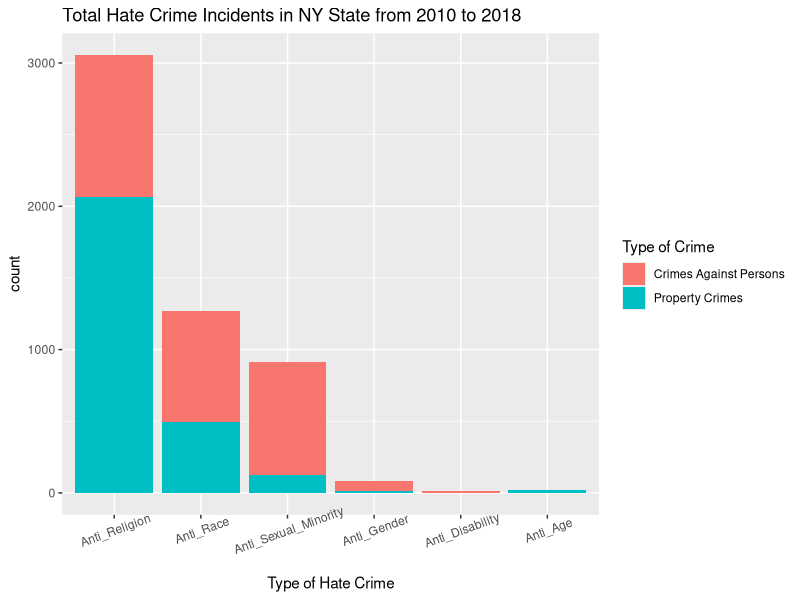
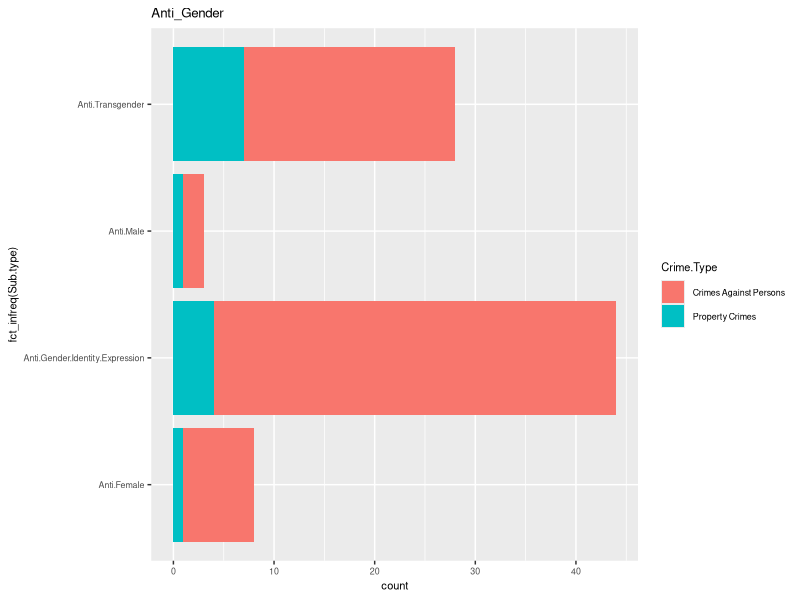
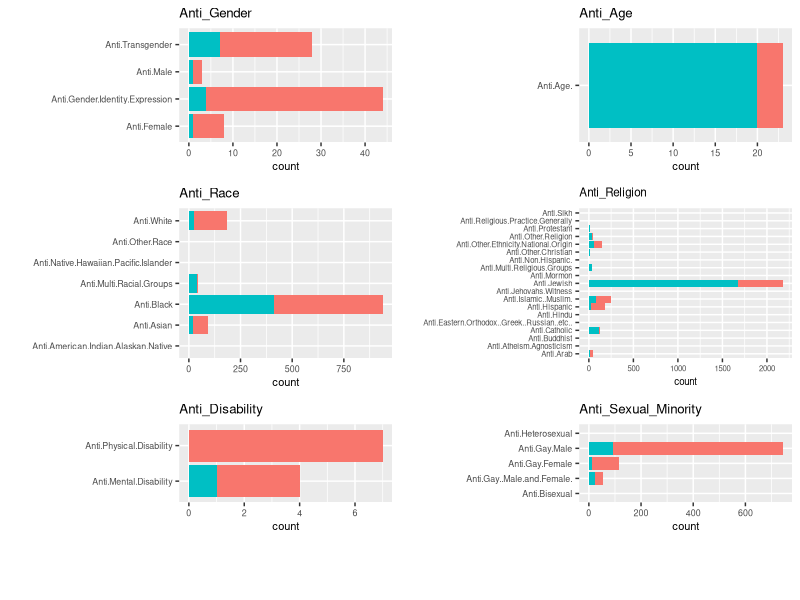

These figures' R source, in order:
## ---- chunk 1
library(tidyverse)
library(ggplot2)
#install.packages("ggpubr")
library(ggpubr)
require(gridExtra)
require(cowplot)
require(forcats)

## ---- chunk 2
dataset <- read.csv("Hate_Crimes_data_Tidy.csv")

## ---- chunk 3
dataset %>% 
  ggplot(aes(x = fct_infreq(type), y = count, fill = Crime.Type))  + 
  geom_col() +
  theme(axis.text.x = element_text(angle = 20, vjust = 0.9))+
  scale_fill_discrete(name = "Type of Crime")+
  xlab("Type of Hate Crime")+
  ggtitle("Total Hate Crime Incidents in NY State from 2010 to 2018")
  

## ---- chunk 4
g1<- dataset %>% filter(type=='Anti_Gender') %>% 
  ggplot(aes(x= fct_infreq(Sub.type), y = count,fill=Crime.Type))+
  geom_col()+
  #theme(axis.text.x = element_text(angle = 20, vjust = 0.9))+
  theme(text = element_text(size=8))+
  coord_flip()+
  ggtitle("Anti_Gender")

g1

g2<- dataset %>% filter(type=='Anti_Age') %>% 
  ggplot(aes(x=Sub.type,y=count,fill=Crime.Type))+geom_col()+
  #theme(axis.text.x = element_text(angle = 20, vjust = 0.9))
  theme(text = element_text(size=8))+
  coord_flip()+
   ggtitle("Anti_Age")

g3 <- dataset %>% filter(type=='Anti_Race') %>% 
  ggplot(aes(x=fct_infreq(Sub.type),y=count,fill=Crime.Type))+geom_col()+
  theme(text = element_text(size=8))+
  #theme(axis.text.x = element_text(angle = 20, vjust = 0.9))
  coord_flip()+
   ggtitle("Anti_Race")

g4 <- dataset %>% filter(type=='Anti_Religion') %>% ggplot(aes(x=Sub.type,y=count,fill=Crime.Type))+geom_col()+
  theme(text = element_text(size=7))+
  #theme(axis.text.x = element_text(angle = 20, vjust = 0.9))
  coord_flip()+
  ggtitle("Anti_Religion")


g5 <- dataset %>% filter(type=='Anti_Disability') %>% ggplot(aes(x=Sub.type,y=count,fill=Crime.Type))+geom_col()+
  theme(text = element_text(size=8))+
#theme(axis.text.x = element_text(angle = 20, vjust = 0.9))
  coord_flip()+
  ggtitle("Anti_Disability")

g6 <- dataset %>% filter(type=='Anti_Sexual_Minority') %>%
  ggplot(aes(x=Sub.type,y=count,fill=Crime.Type))+geom_col()+
  theme(text = element_text(size=8))+
  coord_flip()+
  ggtitle("Anti_Sexual_Minority")

  #theme(axis.text.x = element_text(angle = 90, vjust = 0.9))

#g6 
legend <- get_legend(g2 + theme(legend.position="bottom", legend.justification="center" ,legend.box.just = "bottom"))

g1<- g1 + theme(legend.position = "none") + xlab(NULL)
g2<- g2 + theme(legend.position = "none")+ xlab(NULL)
g3<- g3 + theme(legend.position = "none")+ xlab(NULL)
g4<- g4 + theme(legend.position = "none")+ xlab(NULL)
g5<- g5 + theme(legend.position = "none")+ xlab(NULL)
g6<- g6 + theme(legend.position = "none")+ xlab(NULL)
#g1 
#grid.arrange( g1, g2, g3, g4, g5, g6, legend,  ncol = 2, nrow =4, heights = 4)

plot <- plot_grid( g1, g2, g3, g4, g5, g6, nrow = 3, ncol = 2, align = "hv",axis = 'l', rel_heights = c(5/16, 6/16, 4/16, 1/16))

plot_grid(plot, legend, nrow = 2, rel_heights = c(0.9,0.1))
